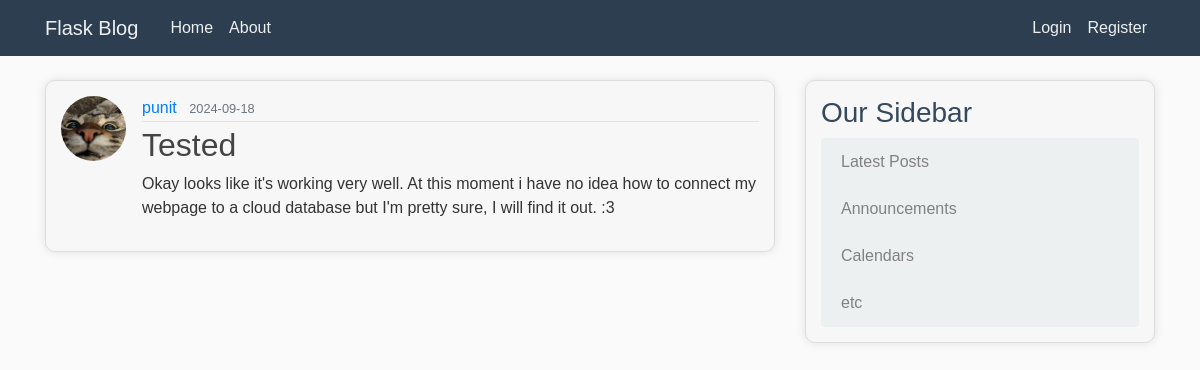
Screenshot of /post/2 with the database file from the repository.
### flaskblog/models.py (models this page shows, shortened)
class User(db.Model , UserMixin):
    id = db.Column(db.Integer, primary_key=True)
    username = db.Column(db.String(20), unique=True, nullable=False)
    email = db.Column(db.String(120), unique=True, nullable=False)
    image_file = db.Column(db.String(20), nullable=False, default='default.jpg')
    password = db.Column(db.String(60), nullable=False)
    posts = db.relationship('Post', backref='author', lazy=True)

class Post(db.Model):
    id = db.Column(db.Integer, primary_key=True)
    title = db.Column(db.String(100), nullable=False)
    date_posted = db.Column(db.DateTime, nullable=False, default=datetime.utcnow)
    content = db.Column(db.Text, nullable=False)
    user_id = db.Column(db.Integer, db.ForeignKey('user.id'), nullable=False)

### flaskblog/routes.py (the view)
@app.route('/post/<int:post_id>')
def post(post_id):
    post = Post.query.get_or_404(post_id)
    return render_template('post.html' , title=post.title , post=post)

### flaskblog/templates/post.html (shortened to what this page needs)
{% extends "layout.html" %}
{% block content %}
        <article class="media content-section">
          <img class="rounded-circle article-img" src="{{url_for('static' , filename='profile_pics/' + post.author.image_file)}}">
          <div class="media-body">
            <div class="article-metadata">
              <a class="mr-2" href="{{ url_for('user_posts', username=post.author.username)}}">{{ post.author.username }}</a>
              <small class="text-muted">{{ post.date_posted.strftime('%Y-%m-%d') }}</small>
            </div>
            <h2><a class="article-title">{{ post.title }}</a></h2>
            <p class="article-content">{{ post.content }}</p>
          </div>
        </article>
{% endblock content %}

### flaskblog/static/main.css (style rules this page uses)
body { background: #fafafa; color: #333333; margin-top: 5rem; }
h1, h2, h3, h4, h5, h6 { color: #444444; }
.content-section { background: #ffffff; padding: 10px 20px; border: 1px solid #dddddd; border-radius: 3px; margin-bottom: 20px; }
.article-title { color: #444444; }
.article-content { white-space: pre-line; }
.article-img { height: 65px; width: 65px; margin-right: 16px; }
.article-metadata { padding-bottom: 1px; margin-bottom: 4px; border-bottom: 1px solid #e3e3e3 }

### flaskblog/templates/layout.html (style rules this page uses)
body { font-family: 'Arial', sans-serif; }
.content-section { background-color: #f7f7f7; padding: 15px; border-radius: 10px; box-shadow: 0 0 10px rgba(0, 0, 0, 0.1); }

### rows the page displays
User: image_file (picture), author.username "punit"
Post: date_posted "2024-09-18", title "Tested", content "Okay looks like it's working very well. At this moment i have no idea how to connect my webpage to a cloud database but I'm pretty sure, I will find it out. :3"
